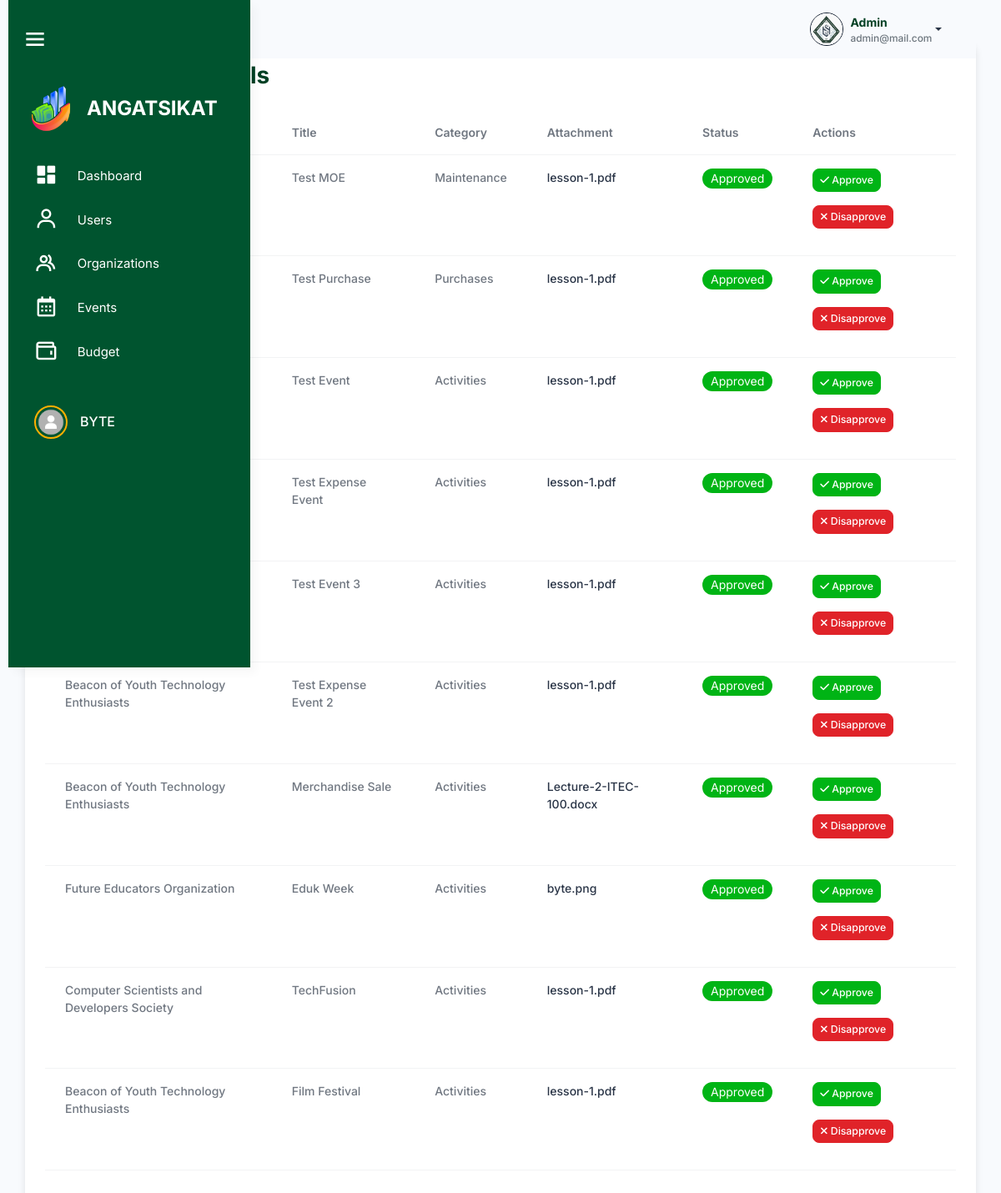
Screenshot of /src/budget_management/admin_budget_approval_table.php (signed in) with the database file from the repository.
### tables this page shows
CREATE TABLE `users` (
  `user_id` int(11) NOT NULL,
  `username` varchar(100) NOT NULL,
  `password` varchar(255) NOT NULL,
  `profile_picture` varchar(255) NOT NULL,
  `first_name` varchar(255) NOT NULL,
  `last_name` varchar(255) NOT NULL,
  `email` varchar(100) NOT NULL,
  `role` enum('admin','officer','member') NOT NULL,
  `organization_id` int(11) DEFAULT NULL,
  `archived` tinyint(1) DEFAULT 0,
  `created_at` timestamp NOT NULL DEFAULT current_timestamp()
);

CREATE TABLE `budget_approvals` (
  `approval_id` int(11) NOT NULL,
  `title` varchar(255) NOT NULL,
  `category` varchar(255) NOT NULL,
  `attachment` varchar(255) DEFAULT NULL,
  `status` enum('Pending','Approved','Disapproved') DEFAULT 'Pending',
  `organization_id` int(11) NOT NULL,
  `created_at` timestamp NOT NULL DEFAULT current_timestamp(),
  `archived` tinyint(1) DEFAULT 0
);

CREATE TABLE `organizations` (
  `organization_id` int(11) NOT NULL,
  `organization_name` varchar(255) NOT NULL,
  `organization_logo` varchar(255) DEFAULT NULL,
  `organization_members` int(11) NOT NULL DEFAULT 0,
  `organization_status` enum('Probationary','Level I','Level II') NOT NULL DEFAULT 'Probationary',
  `organization_color` varchar(7) DEFAULT NULL,
  `archived` tinyint(1) DEFAULT 0,
  `created_at` timestamp NOT NULL DEFAULT current_timestamp(),
  `balance` decimal(15,2) DEFAULT 0.00,
  `beginning_balance` decimal(15,2) DEFAULT 0.00,
  `income` decimal(15,2) DEFAULT 0.00,
  `expense` decimal(15,2) DEFAULT 0.00,
  `cash_on_bank` decimal(15,2) DEFAULT 0.00,
  `cash_on_hand` decimal(15,2) DEFAULT 0.00
);

### src/user_query.php (called while the page is built, shortened)
<?php
$user_id = $_SESSION['user_id'];
$user_query = "SELECT * FROM users WHERE user_id = '$user_id'";
$user_result = mysqli_query($conn, $user_query);
if ($user_result && mysqli_num_rows($user_result) > 0) {
    $user = mysqli_fetch_assoc($user_result);
} else {
    echo "Error fetching user data: " . mysqli_error($conn);
    exit();
}
?>

### src/budget_management/admin_budget_approval_table.php (the view, shortened to what this page needs)
<?php
include 'connection.php';
include '../user_query.php';
?>
<!DOCTYPE html>
<html lang="en">
<head>
    <link rel="stylesheet" href="../assets/css/styles.min.css" />
    <link rel="stylesheet" href="../html/sidebar.css" />
    <link rel="stylesheet" href="../budget_management/css/budget.css" />
    <link href="https://unpkg.com/boxicons@2.1.4/css/boxicons.min.css" rel="stylesheet" />
    <link rel="stylesheet" href="https://cdnjs.cloudflare.com/ajax/libs/font-awesome/6.6.0/css/all.min.css">
    <link rel="stylesheet" href="https://cdn.datatables.net/2.1.7/css/dataTables.bootstrap.min.css" />
</head>
<body>
    <div class="page-wrapper" id="main-wrapper" data-layout="vertical" data-navbarbg="skin6" data-sidebartype="full"
        data-sidebar-position="fixed" data-header-position="fixed">
        <aside class="left-sidebar" id="sidebar">
            <div class="top-bar">
                <div id="toggleSidebar" class="burger-icon">
                    <i class="bx bx-menu"></i>
                </div>
            </div>
            <div>
                <div class="brand-logo logo-container">
                    <a href="../html/officer_dashboard.html" class="logo-img">
                        <img src="angat sikat.png" alt="Angat Sikat Logo" class="sidebar-logo">
                    </a>
                    <span class="logo-text">ANGATSIKAT</span>
                </div>
                <nav class="sidebar-nav">
                  <ul id="sidebarnav">
                    <li class="sidebar-item">
                      <a class="sidebar-link" href="../dashboard/admin_dashboard.php" aria-expanded="false"
                        data-tooltip="Dashboard">
                        <i class="bx bxs-dashboard"></i>
                        <span class="hide-menu">Dashboard</span>
                      </a>
                    </li>
                    <li class="sidebar-item">
                      <a class="sidebar-link" href="../user_management/users.php" aria-expanded="false"
                        data-tooltip="Users">
                        <i class="bx bx-user"></i>
                        <span class="hide-menu">Users</span>
                      </a>
                    </li>
                    <li class="sidebar-item">
                      <a class="sidebar-link" href="../organization_management/organizations.php" aria-expanded="false"
                        data-tooltip="Organizations">
                        <i class="bx bx-group"></i>
                        <span class="hide-menu">Organizations</span>
                      </a>
                    </li>
                    <li class="sidebar-item">
                      <a class="sidebar-link" href="../activity_management/admin_calendar.php" aria-expanded="false"
                        data-tooltip="Manage Events">
                        <i class="bx bx-calendar"></i>
                        <span class="hide-menu">Events</span>
                      </a>
                    </li>
                    <li class="sidebar-item">
                      <a class="sidebar-link" aria-expanded="false" data-tooltip="Budget">
                        <i class="bx bx-wallet"></i>
                        <span class="hide-menu">Budget</span>
                      </a>
                    </li>
                    <li class="sidebar-item profile-container">
                      <a class="sidebar-link" href="../user/profile.html" aria-expanded="false" data-tooltip="Profile">
                        <div class="profile-pic-border">
                          <img src="<?php echo !empty($profile_picture) ? '../user/uploads/' . htmlspecialchars($profile_picture) : '../user/uploads/default.png'; ?>" alt="Profile Picture" class="profile-pic" />
                        </div>
                        <span class="profile-name">BYTE</span>
                      </a>
                    </li>
                  </ul>
                </nav>
            </div>
        </aside>
        <div class="body-wrapper">
            <header class="app-header">
                <nav class="navbar navbar-expand-lg navbar-light">
                    <div class="navbar-collapse justify-content-end px-0" id="navbarNav">
                        <div class="container-fluid d-flex justify-content-end align-items-center"
                            style="padding: 0 1rem; background-color: transparent;">
                            <div class="dropdown">
                                <a href="#" class="dropdown-toggle d-flex align-items-center" data-bs-toggle="dropdown"
                                    aria-expanded="false" style="text-decoration: none;">
                                    <img class="border border-dark rounded-circle" src="byte.png" alt="Profile"
                                        style="width: 40px; height: 40px; margin-left: 10px;">
                                    <div class="d-flex flex-column align-items-start ms-2">
                                        <span style="font-weight: bold; color: #004024; text-decoration: none;"><?php echo htmlspecialchars($user['first_name']) . ' ' . htmlspecialchars($user['last_name']); ?></span>
                                        <span style="font-size: 0.85em; color: #6c757d; text-decoration: none;"><?php echo htmlspecialchars($user['email']); ?></span>
                                    </div>
                                </a>
                            </div>
                        </div>
                    </div>
                </nav>
            </header>
        </div>
    </div>
    <div class="container p-4" style="margin-top: 50px;">
        <h2><span class="text-warning fw-bold me-2">|</span> Budget Approvals</h2>
        <table class="table mt-4" id="approvalsTable">
            <thead>
                <tr>
                    <th>Organization</th>
                    <th>Title</th>
                    <th>Category</th>
                    <th>Attachment</th>
                    <th>Status</th>
                    <th>Actions</th>
                </tr>
            </thead>
            <tbody>
                <?php
            $query = "
                SELECT b.*, o.organization_name
                FROM budget_approvals b
                JOIN organizations o ON b.organization_id = o.organization_id";
            $result = mysqli_query($conn, $query);
            while ($row = mysqli_fetch_assoc($result)) {
                $organization = $row['organization_name'];
                $title = $row['title'];
                $category = $row['category'];
                $attachment = $row['attachment'];
                $id = $row['approval_id'];
                ?>
                <tr>
                    <td>
                        <?php echo htmlspecialchars($organization); ?>
                    </td>
                    <td>
                        <?php echo htmlspecialchars($title); ?>
                    </td>
                    <td>
                        <?php echo htmlspecialchars($category); ?>
                    </td>
                    <td>
                        <a href="uploads/<?php echo htmlspecialchars($attachment); ?>"
                            class='link-offset-2 link-underline link-underline-opacity-0' target="_blank">
                            <?php echo htmlspecialchars($attachment); ?>
                        </a>
                    </td>
                    <td>
                        <?php
                        if ($row['status'] == 'Pending') {
                            echo " <span class='badge rounded-pill pending'> ";
                        } else if ($row['status'] == 'Approved') {
                            echo " <span class='badge rounded-pill approved'> ";
                        } else if ($row['status'] == 'Disapproved') {
                            echo " <span class='badge rounded-pill disapproved'> ";
                        }
                        echo ucfirst($row['status']);
                        ?>
                        </span>
                    </td>
                    <td>
                    <button type="button" class="btn btn-sm btn-success mb-3"
                            data-bs-toggle="modal"
                            data-bs-target="#confirmationModal"
                            data-action="approve"
                            data-id="<?php echo $id; ?>">
                        <i class="fa-solid fa-check"></i> Approve
                    </button>
                    <button type="button" class="btn btn-sm btn-danger mb-3"
                            data-bs-toggle="modal"
                            data-bs-target="#confirmationModal"
                            data-action="disapprove"
                            data-id="<?php echo $id; ?>">
                        <i class="fa-solid fa-xmark"></i> Disapprove
                    </button>
                    </td>
                </tr>
                <?php
            }
            ?>
            </tbody>
        </table>
    </div>
</body>
</html>

### src/html/sidebar.css (style rules this page uses)
#sidebar { width: 290px; background-color: #00542f; transition: width 0.3s, height 0.3s; display: flex; flex-direction: column; height: 100vh; position: fixed; left: 0; top: 0; border-radius: 0; overflow-x: hidden; z-index: 1000; }
#sidebar .sidebar-item a { display: flex; align-items: center; padding: 10px 15px; color: #ffffff; text-decoration: none; border-radius: 8px; transition: background-color 0.3s; }
.profile-container { display: flex; align-items: center; width: 100%; margin-top: 30px; }
.sidebar-item { position: relative; }
.page-wrapper { transition: margin-left 0.3s; }

### src/budget_management/css/budget.css (style rules this page uses)
.container { padding-top: 20px; background-color: #fff; border-radius: 10px; box-shadow: 0 4px 8px rgba(0, 0, 0, 0.1); }
table { table-layout: auto; max-width: 100%; height: auto; border-collapse: collapse; }
.btn-success { background-color: #00b415; border-color: #00b415; }
.btn-danger { background-color: #e02329; border-color: #e02329; color: #fff; }
.badge.rounded-pill.approved { background-color: #00b415; color: #fff; }

### rows the page displays
users: first_name "Admin", email "admin@mail.com"
budget_approvals: title "Test MOE", category "Maintenance", attachment "lesson-1.pdf", status "Approved"
budget_approvals: title "Test Purchase", category "Purchases", attachment "lesson-1.pdf", status "Approved"
budget_approvals: title "Test Event", category "Activities", attachment "lesson-1.pdf", status "Approved"
budget_approvals: title "Test Expense Event", category "Activities", attachment "lesson-1.pdf", status "Approved"
budget_approvals: title "Test Event 3", category "Activities", attachment "lesson-1.pdf", status "Approved"
budget_approvals: organization.organization_name "Beacon of Youth Technology Enthusiasts", title "Test Expense Event 2", category "Activities", attachment "lesson-1.pdf", status "Approved"
budget_approvals: organization.organization_name "Beacon of Youth Technology Enthusiasts", title "Merchandise Sale", category "Activities", attachment "Lecture-2-ITEC-100.docx", status "Approved"
budget_approvals: organization.organization_name "Future Educators Organization", title "Eduk Week", category "Activities", attachment "byte.png", status "Approved"
budget_approvals: organization.organization_name "Computer Scientists and Developers Society", title "TechFusion", category "Activities", attachment "lesson-1.pdf", status "Approved"
budget_approvals: organization.organization_name "Beacon of Youth Technology Enthusiasts", title "Film Festival", category "Activities", attachment "lesson-1.pdf", status "Approved"
